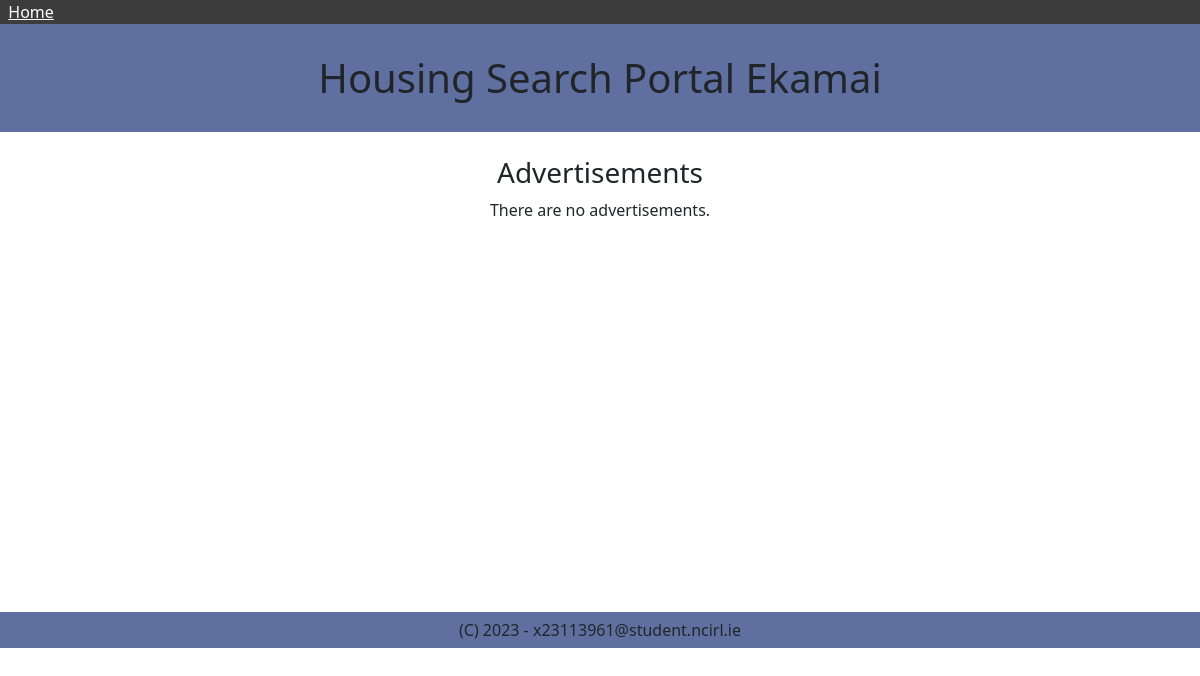
/houseadvertisements, run on an earlier commit of the app's database.
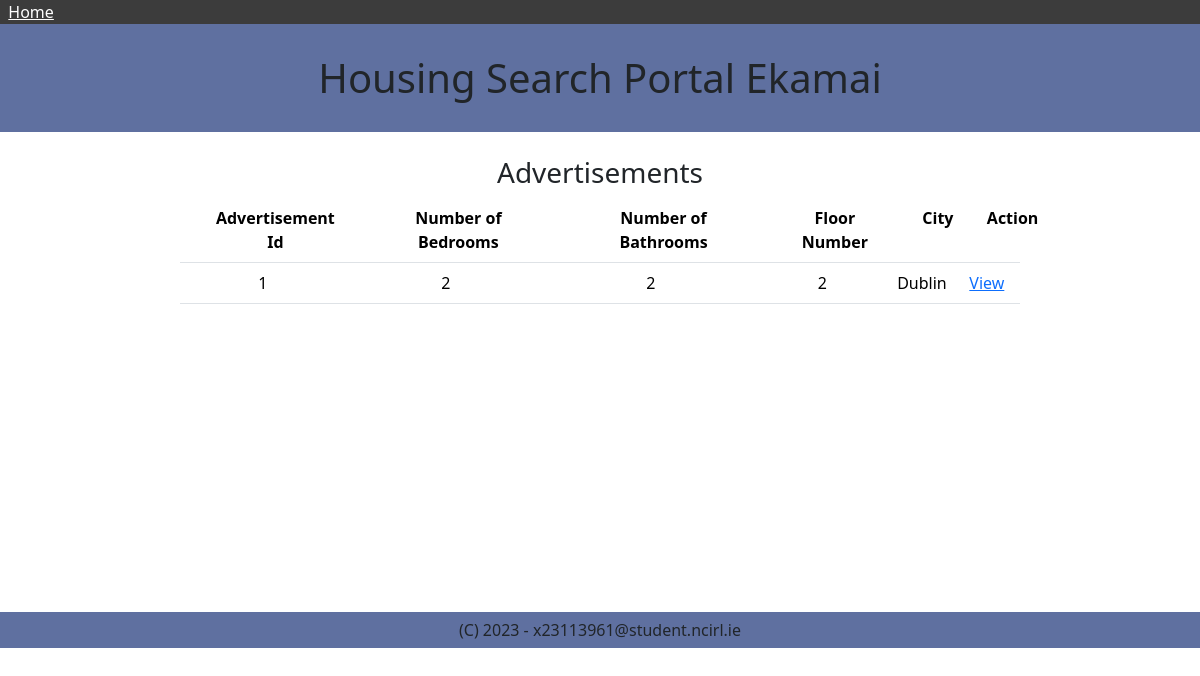
And on a later commit of the database.
### housingapp/models.py (models this page shows)
class HouseAdvertisement(models.Model):
    number_of_bedroom = models.IntegerField()
    number_of_bathroom = models.IntegerField()
    floor_number = models.IntegerField()
    nearby_utilities_landmarks = models.CharField(max_length=500)
    user = models.ForeignKey(User,on_delete=models.CASCADE)
    city = models.ForeignKey(City,on_delete=models.CASCADE)
    advertisement_visibility = models.IntegerField(choices=advertisement_visibility)

class City(models.Model):
    name = models.CharField(max_length=100)
    def __str__(self):
        return self.name

### housingapp/views.py (the view)
# urls.py: path('houseadvertisements', views.houseadvertisements, name='houseadvertisements'),
def houseadvertisements(request):
    houseadvertisements = HouseAdvertisement.objects.filter(advertisement_visibility=1).order_by('-id')[:]
    context = {'houseadvertisements': houseadvertisements}
    return render(request, 'housingapp/houseadvertisements.html', context)

### housingapp/templates/housingapp/houseadvertisements.html (shortened to what this page needs)
{% extends "housingapp/base_generic.html" %}
{% block content %}
    <div class="center-div">
        {% if are_my_houseadvertisements %}
            <h3>My Advertisements</h3>
        {% else %}
            <h3>Advertisements</h3>
        {% endif %}
        <div class="left-manner-div">
            {% if houseadvertisements %}
                <table class="table">
                    <tr>
                        <th>Advertisement Id</th>
                        <th>Number of Bedrooms</th>
                        <th>Number of Bathrooms</th>
                        <th>Floor Number</th>
                        <th>City</th>
                        <th>Action</th>
                    </tr>
                {% for houseadvertisement in houseadvertisements %}
                    <tr>
                        <td>{{ houseadvertisement.id }}</td>
                        <td>{{ houseadvertisement.number_of_bedroom }}</td>
                        <td>{{ houseadvertisement.number_of_bathroom }}</td>
                        <td>{{ houseadvertisement.floor_number }}</td>
                        <td>{{ houseadvertisement.city }}</td>
                        <td>
                            {% if are_my_houseadvertisements %}
                                <a href="{% url 'housingapp:houseadvertisement_existing' houseadvertisement.id %}">Edit</a>
                                &nbsp;|&nbsp;
                                <a href="{% url 'housingapp:houseadvertisement_delete' houseadvertisement.id %}">Delete</a>
                            {% else %}
                                <a href="{% url 'housingapp:houseadvertisement_view' houseadvertisement.id %}">View</a>
                            {% endif %}
                        </td>
                    </tr>
                {% endfor %}
                </table>
            {% else %}
                <p>There are no advertisements.</p>
            {% endif %}
        </div>
    </div>
{% endblock content %}

### housingapp/templates/housingapp/base_generic.html (shortened to what this page needs)
{% load static %}
<!DOCTYPE html>
<html>
<head>
    <link href="https://cdn.jsdelivr.net/npm/bootstrap@5.3.2/dist/css/bootstrap.min.css" rel="stylesheet">
</head>
<body>
    <div class="topHeading">
        &nbsp;&nbsp;<a class="topHeading" href="/">Home</a>
    </div>
    <div class="headerClass">
        Housing Search Portal Ekamai
    </div>
<main>
{% block content %}{% endblock %}
</main>
    <footer>
        <div class="footerClass">
            (C) 2023 - x23113961@student.ncirl.ie
        </div>
    </footer>
</body>
</html>

### housingapp/templates/housingapp/base_generic.html (style rules this page uses)
.headerClass { width: 100%; text-align: center; font-size: 250%; padding-top: 2%; padding-bottom: 2%; background-color: rgb(95, 112, 160); }
.footerClass { width: 100%; text-align: center; padding-top: 0.5%; padding-bottom: 0.5%; background-color: rgb(95, 112, 160); }
.topHeading { background-color: rgb(60, 60, 60); color: white; }

### housingapp/templates/housingapp/houseadvertisements.html (style rules this page uses)
.center-div { text-align: center; padding-top: 2%; height: 60vh; }
.left-manner-div { margin: 0 auto; width: 70%; }
.table th { text-align: center; padding-left: 4%; }
.table td { padding-left: 1%; padding-top: 1%; text-align: center; }

What changed in the data, as far as the page shows it:
now on this page (row edited): HouseAdvertisement: id "1", number_of_bedroom "2", number_of_bathroom "2", floor_number "2", city "Dublin"
Also different on the page:
text no longer shown: "There are no advertisements."
text now shown: "Advertisement Id Number of Bedrooms Number of Bathrooms Floor Number City Action"
